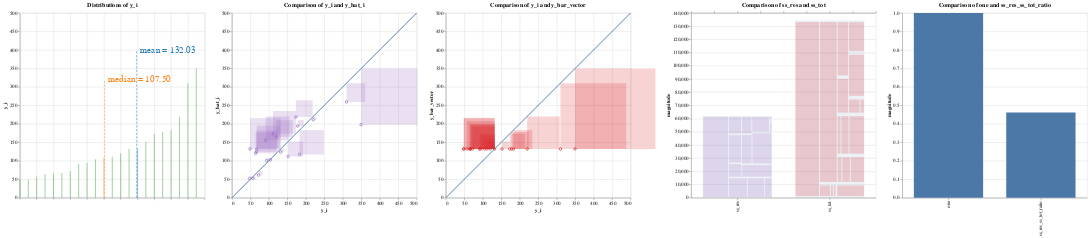

The code cell stored with this chart in its notebook:
### Markdown cell above
Now that the model is trained and the libraries are loaded, the data scientist calculates some metrics.  We write out these metrics explicitly as a data flow graph.  In practice, it would be possible to write a function that takes Python's abstract syntax tree generated from the scoring functions written by the data scientist.  For this use case, we assume that the AST has already been parsed and written into the DSL that specmetric expects, and the data is all loaded into a dictionary.

In the next few cells, we illustrate a few different metrics: r2, mean absolute error, mean squared error, root mean squared error, mean absolute percentage error,

### Code cell
# r2

########### BEGIN COMPUTATION GRAPH ##########
from IPython.display import display, HTML
display(HTML("<style>.container { width:100% !important; }</style>"))
display(HTML("<style>div.output_scroll { height: 44em; display: block;}</style>"))

y_i = diabetes_y_test
ids = np.arange(len(diabetes_y_test))
y_hat_i = diabetes_y_pred
X = diabetes_X_test
y_bar_scalar = np.mean(y_i)
y_bar_vector = np.full(y_i.shape, y_bar_scalar)
y_i_minus_y_hat_i = y_i - y_hat_i
y_i_minus_y_bar = y_i - y_bar_vector
y_i_minus_y_hat_i_squared = np.square(y_i_minus_y_hat_i)
y_i_minus_y_bar_squared = np.square(y_i_minus_y_bar)
ss_res = np.sum(y_i_minus_y_hat_i_squared)
ss_tot = np.sum(y_i_minus_y_bar_squared)
one = 1
ss_res_ss_tot_ratio = ss_res / ss_tot
r2 = one - ss_res_ss_tot_ratio
data_dict = {
    'ids': ids,
    'y_i': y_i,
    'y_hat_i': y_hat_i,
    'X': X,
    'y_bar_scalar': y_bar_scalar,
    'y_bar_vector': y_bar_vector,
    'y_i_minus_y_hat_i': y_i_minus_y_hat_i,
    'y_i_minus_y_bar': y_i_minus_y_bar,
    'y_i_minus_y_hat_i_squared': y_i_minus_y_hat_i_squared,
    'y_i_minus_y_bar_squared': y_i_minus_y_bar_squared,
    'ss_res': ss_res,
    'ss_tot': ss_tot,
    'one': one,
    'ss_res_ss_tot_ratio': ss_res_ss_tot_ratio,
    'r2': r2
}

print("R2 is ", r2)

input_vars = ['y_i', 'y_hat_i']
for col in df_X_test.columns:
    d = df_X_test[[col]]
    data_dict[col] = d
    input_vars.append(col)

minus_scalar = ComputationNode('minus_scalar', None, 'scalar_diff', input_data=['one', 'ss_res_ss_tot_ratio'], output_data='r2')
one = ComputationNode('one', minus_scalar, 'scalar', input_data=[], output_data='one')
ratio = ComputationNode('ratio', minus_scalar, 'scalar_ratio', input_data=['ss_res', 'ss_tot'], output_data='ss_res_ss_tot_ratio')
vector_sum_ss_res = ComputationNode('ss_res', ratio, 'vector_sum',input_data=['y_i_minus_y_hat_i_squared'], output_data='ss_res')
vector_sum_ss_tot = ComputationNode('ss_tot', ratio, 'vector_sum', input_data=['y_i_minus_y_bar_squared'], output_data='ss_tot')
square_residuals = ComputationNode('square_residuals', vector_sum_ss_res, 'vector_square', input_data=['y_i_minus_y_hat_i'], output_data='y_i_minus_y_hat_i_squared')
square_variances = ComputationNode('square_variances', vector_sum_ss_tot, 'vector_square', input_data=['y_i_minus_y_bar'], output_data='y_i_minus_y_bar_squared')
vector_difference_residuals = ComputationNode('vector_difference_residuals', square_residuals, 'vector_diff', input_data=['y_i', 'y_hat_i'], output_data='y_i_minus_y_hat_i')
vector_difference_variances = ComputationNode('vector_difference_variances', square_variances, 'vector_diff', input_data=['y_i', 'y_bar_vector'], output_data='y_i_minus_y_bar')
y_i_var_node = ComputationNode('literal_yi_var', vector_difference_variances, 'vector', output_data='y_i')
broadcast = ComputationNode('broadcast_mean', vector_difference_variances, 'broadcast', input_data=['y_bar_scalar', 'y_i'], output_data='y_bar_vector')
mean_y = ComputationNode('mean_y', broadcast, 'mean', input_data=['y_i'], output_data='y_bar_scalar')
y_i_mean_node = ComputationNode('literal_yi_mean', mean_y, 'vector', output_data='y_i')
y_i_res_node = ComputationNode('literal_yi_res', vector_difference_residuals, 'vector', output_data='y_i')
y_hat_node = ComputationNode('literal_yhat', vector_difference_residuals, 'vector', output_data='y_hat_i')

parser = ComputationTreeParser(minus_scalar)
parser.visualizeDFG()
vis_containers = parser.visualization_containers
########### END COMPUTATION GRAPH ##########

r = AltairRenderer(vis_containers, data_dict, input_vars=input_vars)
charts = r.convert_to_charts()

charts.display()
